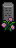

This is a level from a 2D game, rendered from its Tiled map with the project's own tilesets. A one-line summary and the map file follow, with tile-layer data summarised:
An orthogonal 1x3 tile map with 16x16 px tiles, 4 tile layers (Back, Buildings, Front, Paths) and 1 object (TileData).

<map version="1.10" tiledversion="1.11.2" orientation="orthogonal" renderorder="right-down" width="1" height="3" tilewidth="16" tileheight="16" infinite="0" nextlayerid="9" nextobjectid="2">
 <properties>
  <property name="AmbientLight" value="80 80 40" />
  <property name="Arch" value="101 .005 110 .01 107 .003 105 .007" />
  <property name="Debris" value="8 .015 3 10 .0001 1" />
  <property name="Light_asdf" value="8 9 6 3 0 6 9 0 6 12 0 6 19 3 6" />
  <property name="ViewportFollowPlayer" type="bool" value="true" />
  <property name="Warp" value="18 14 Mountain 54 5 67 18 Mountain 103 17" />
 </properties>
 <tileset firstgid="1" name="z_flowerParadiseTiles" tilewidth="16" tileheight="16" tilecount="304" columns="8">
  <image source="flowerParadise.png" width="128" height="608" />
 </tileset>
 <layer id="1" name="Back" width="1" height="3">
  <data>[3 cells, 0 non-empty, 0 distinct tile ids]</data>
 </layer>
 <objectgroup id="2" name="Back" />
 <layer id="3" name="Buildings" width="1" height="3">
  <data>[3 cells, 1 non-empty, 1 distinct tile ids]</data>
 </layer>
 <objectgroup id="4" name="Buildings">
  <object id="1" name="TileData" x="0" y="16" width="16" height="16">
   <properties>
    <property name="Action" value="Message &quot;DaisyGrave&quot;" />
   </properties>
  </object>
 </objectgroup>
 <layer id="5" name="Front" width="1" height="3">
  <data>[3 cells, 1 non-empty, 1 distinct tile ids]</data>
 </layer>
 <objectgroup id="6" name="Front" />
 <layer id="7" name="Paths" width="1" height="3">
  <data>[3 cells, 0 non-empty, 0 distinct tile ids]</data>
 </layer>
 <objectgroup id="8" name="Paths" />
</map>
